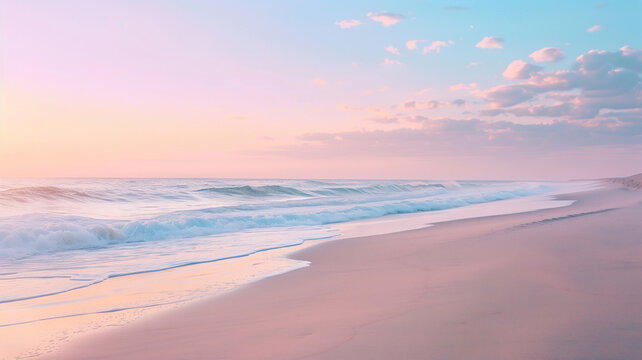
#> input picture images/sunset.jpg, 642 x 360 px
$ python ex07.py ../images/sunset.jpg
#> lines starting #> are read from the running program, lines starting #| are printed output that depends on the picture
import sys
import cv2
import numpy as np
import matplotlib.pyplot as plt


def main():

    # Part 1:
    # Read the image and print the shapes of the required expressions.
    if len(sys.argv) != 2:
        print("Usage: python ex07.py <image_path>")
        return

    img = cv2.imread(sys.argv[1])
#> img is the input picture: shape (360, 642, 3); mean B, G, R 197.4, 187.1, 204.9

    if img is None:
        print("Could not read the image.")
        return

    expressions = {
        "img[10, 20]": img[10, 20],
        "img[:, :, 0]": img[:, :, 0],
        "img[100:200, 50:150]": img[100:200, 50:150],
        "img[::2, ::2]": img[::2, ::2],
        "img[::-1, :]": img[::-1, :],
        "img[:, ::-1, :]": img[:, ::-1, :],
        "img[0]": img[0],
        "img[:, 0]": img[:, 0],
    }

    for expression, result in expressions.items():
        print(f"{expression}: shape: {result.shape}")
#> this loop made 8 passes
#> expression on passes 2 to 8: 'img[:, :, 0]', 'img[100:200, 50:150]', 'img[::2, ::2]', 'img[::-1, :]', 'img[:, ::-1, :]', 'img[0]', 'img[:, 0]'
#> (expression, result) on pass 1: ('img[10, 20]', [240, 218, 237])
#| img[10, 20]: shape: (3,)
#| img[:, :, 0]: shape: (360, 642)
#| img[100:200, 50:150]: shape: (100, 100, 3)
#| img[::2, ::2]: shape: (180, 321, 3)
#| img[::-1, :]: shape: (360, 642, 3)
#| img[:, ::-1, :]: shape: (360, 642, 3)
#| img[0]: shape: (642, 3)
#| img[:, 0]: shape: (360, 3)


    # Display the crop, reduction, upside-down image, and mirror image.
    # Convert BGR to RGB only for correct Matplotlib display.
    rgb = cv2.cvtColor(img, cv2.COLOR_BGR2RGB)

    crop = rgb[100:200, 50:150]
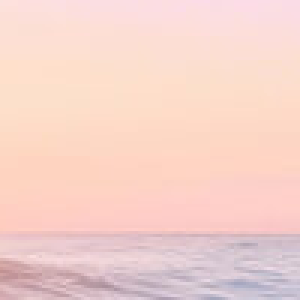
#> crop: shape (100, 100, 3) (shown 3 times larger); mean R, G, B 244.7, 211.1, 202.9
    reduced = rgb[::2, ::2]
    upside_down = rgb[::-1, :]
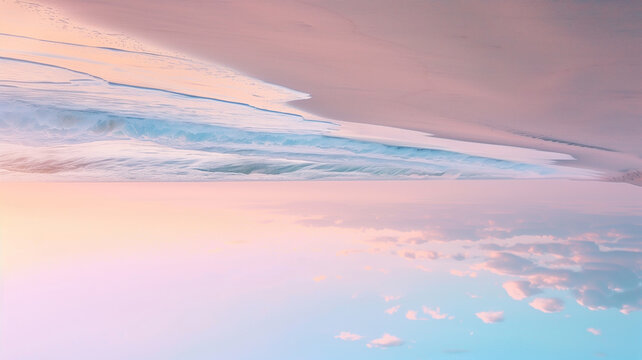
#> upside_down: shape (360, 642, 3); mean R, G, B 204.9, 187.1, 197.4
    mirror = rgb[:, ::-1, :]
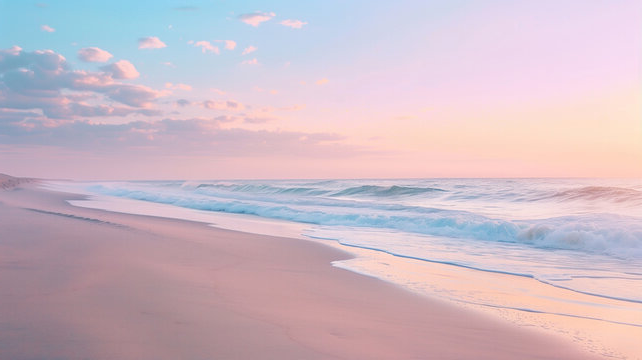
#> mirror: shape (360, 642, 3); mean R, G, B 204.9, 187.1, 197.4

    fig, axes = plt.subplots(1, 4, figsize=(14, 4))
    results = [
        ("img[100:200, 50:150]", crop),
        ("img[::2, ::2]", reduced),
        ("img[::-1, :]", upside_down),
        ("img[:, ::-1, :]", mirror),
    ]

    for ax, (title, image) in zip(axes, results):
        ax.imshow(image)
        ax.set_title(title)
        ax.axis("off")
#> this loop made 4 passes

    plt.tight_layout()
    plt.show()
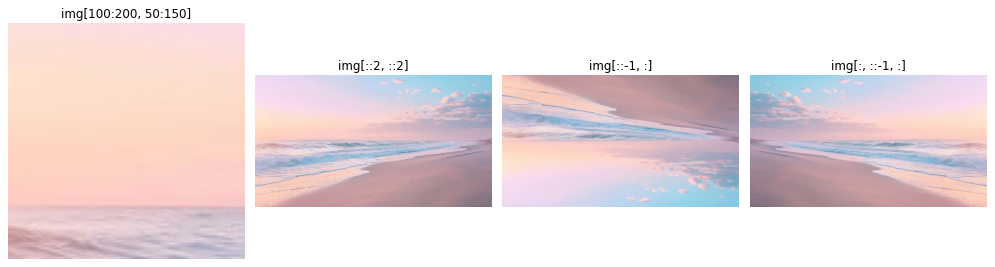
#> figure drawn by matplotlib, 4 panels


    # Part 4:
    # Create a black 10-pixel frame using four slice assignments.
    framed = img.copy()
    framed[:10, :] = 0
    framed[-10:, :] = 0
    framed[:, :10] = 0
    framed[:, -10:] = 0
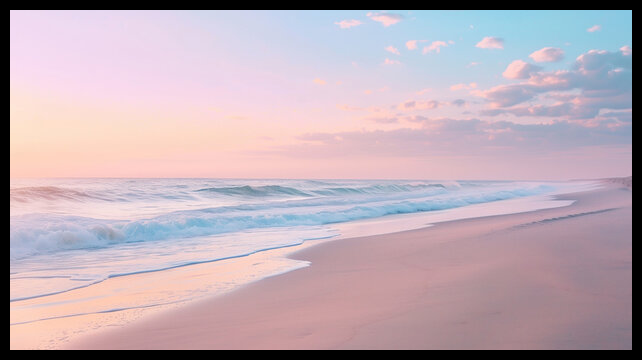
#> framed: shape (360, 642, 3); mean B, G, R 181, 171.8, 189

    framed_rgb = cv2.cvtColor(framed, cv2.COLOR_BGR2RGB)
    plt.figure(figsize=(6, 5))
    plt.imshow(framed_rgb)
    plt.title("Black frame - 10 pixels")
    plt.axis("off")
    plt.tight_layout()
    plt.show()


if __name__ == "__main__":
    main()
